Frame 1 (no input): blank canvas, image omitted
Frame 60 (no input): blank canvas, image omitted
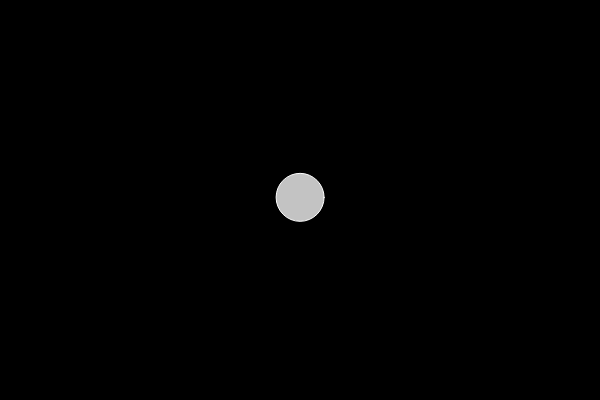
Frame 120 (the mouse pressed at the canvas centre since frame 60)

The p5.js sketch whose frames 1 and 60 were blank and that drew this single picture after the mouse press (run headless with seeded random() and noise() and a simulated clock; from frame 60 on, the mouse is pressed at the canvas centre):

// p5.js sketch
// ── sketch.js
var bubbles = [];



function setup() {

  createCanvas(600, 400);

}



function mousePressed() {

  var b = new Bubble(mouseX, mouseY);

  bubbles.push(b);

}



function draw() {

  background(0);

  for (var i = 0; i < bubbles.length; i++) {

    bubbles[i].update();

    bubbles[i].display();

    if (bubbles[i].lifespan < 0) {

      bubbles.splice(i, 1);

    }

  }

}









// ── bubble.js
function Bubble(x, y) {

  this.x = x;

  this.y = y;

  this.lifespan = 255;



  this.display = function() {

    stroke(255);

    

    fill(255, this.lifespan);

    ellipse(this.x, this.y, 48, 48);

  }



  


  this.update = function() {

    this.x = this.x + random(-1, 1);

    this.y = this.y + random(-1, 1);

    this.lifespan = this.lifespan - 1;

  }



}
